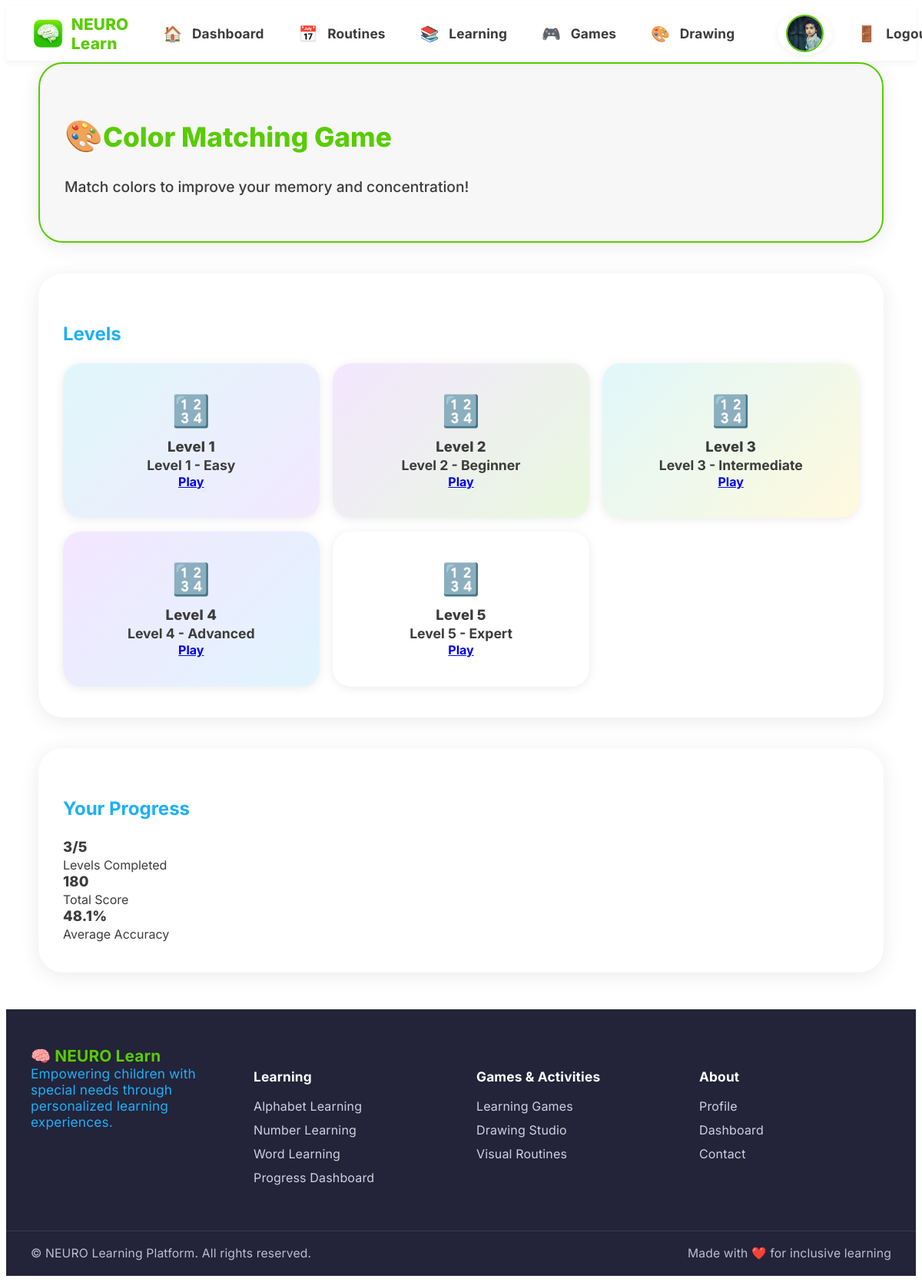
/games/color-matching/ (signed in), run on the app's committed database.
### apps/users/models.py (models this page shows, shortened)
class CustomUser(AbstractUser):
    class UserRole(models.TextChoices):
        PARENT = 'parent', _('Parent')
        THERAPIST = 'therapist', _('Therapist')
        TEACHER = 'teacher', _('Teacher')
        CHILD = 'child', _('Child')
    email = models.EmailField(_('email address'), unique=True)
    role = models.CharField(
        max_length=20,
        choices=UserRole.choices,
        default=UserRole.PARENT,
        help_text=_('User role in the system')
    )
    username = models.CharField(max_length=150, unique=True, blank=True, null=True)
    phone_number = models.CharField(max_length=15, blank=True, null=True)
    date_of_birth = models.DateField(blank=True, null=True)
    profile_picture = models.ImageField(upload_to='profile_pics/', blank=True, null=True)
    USERNAME_FIELD = 'email'
    REQUIRED_FIELDS = ['username', 'role']
    class Meta:
        verbose_name = _('user')
        verbose_name_plural = _('users')

### apps/games/models.py (models this page shows, shortened)
class ColorMatchingGame(models.Model):
    level = models.IntegerField(unique=True)
    name = models.CharField(max_length=100)
    description = models.TextField()
    time_limit = models.IntegerField(help_text="Time limit in seconds")
    points_per_match = models.IntegerField(default=10)
    required_matches = models.IntegerField(help_text="Number of matches required to complete level")
    is_active = models.BooleanField(default=True)
    created_at = models.DateTimeField(auto_now_add=True)
    updated_at = models.DateTimeField(auto_now=True)
    class Meta:
        ordering = ['level']

class GameProgress(models.Model):
    child = models.ForeignKey(User, on_delete=models.CASCADE, related_name='game_progress')
    game = models.ForeignKey(Game, on_delete=models.CASCADE, related_name='progress')
    highest_level_completed = models.IntegerField(default=0)
    total_score = models.IntegerField(default=0)
    total_sessions = models.IntegerField(default=0)
    average_accuracy = models.FloatField(default=0.0)
    last_played = models.DateTimeField(null=True, blank=True)
    updated_at = models.DateTimeField(auto_now=True)
    class Meta:
        unique_together = ['child', 'game']
        ordering = ['-updated_at']

### apps/games/views.py (the view)
# urls.py: path('color-matching/', views.color_matching_levels, name='color_matching_levels'),
@login_required
def color_matching_levels(request):
    game = get_object_or_404(Game, name__icontains='color matching')
    levels = ColorMatchingGame.objects.filter(is_active=True).order_by('level')
    progress, created = GameProgress.objects.get_or_create(
        child=request.user,
        game=game,
        defaults={'highest_level_completed': 0}
    )
    context = {
        'game': game,
        'levels': levels,
        'progress': progress,
    }
    return render(request, 'games/color_matching_levels.html', context)

### templates/games/color_matching_levels.html (shortened to what this page needs)
{% extends 'base.html' %}
{% load static %}
{% block content %}
<div class="duo-dashboard-container mx-auto py-5">
    <div class="duo-card welcome-card text-center shadow-sm mb-4">
        <h2 class="duo-title mb-2">
            <span class="me-2" style="font-size:2.5rem;">🎨</span>Color Matching Game
        </h2>
        <p class="duo-lead">Match colors to improve your memory and concentration!</p>
    </div>
    <div class="duo-card shadow-sm p-4">
        <h3 class="duo-section-title mb-4 text-center">Levels</h3>
        <div class="duo-dashboard-grid">
            {% for level in levels %}
            {% cycle 'duo-blue-bg' 'duo-green-bg' 'duo-purple-bg' 'duo-yellow-bg' as level_bg silent %}
            <div class="duo-module-card {{ level_bg }} text-center d-flex flex-column align-items-center justify-content-center" style="background: {% cycle 'linear-gradient(135deg,#e0f7fa,#a259ff22)' 'linear-gradient(135deg,#f3e7ff,#58cc0222)' 'linear-gradient(135deg,#e0f7fa,#ffd60022)' 'linear-gradient(135deg,#f3e7ff,#1cb0f622)' silent %};">
                <span class="duo-icon mb-2">🔢</span>
                <span class="duo-module-title">Level {{ level.level }}</span>
                <div class="mt-2 text-white-50 small">{{ level.name }}</div>
                <div class="mt-2">
                    <a href="{% url 'games:color_matching_game' level.level %}" class="btn btn-light btn-sm mt-2">Play</a>
                </div>
            </div>
            {% empty %}
            <div class="text-center w-100 text-muted">No levels available yet.</div>
            {% endfor %}
        </div>
    </div>
    <div class="duo-card shadow-sm p-4 mb-4">
        <h3 class="duo-section-title mb-3 text-center">Your Progress</h3>
        <div class="row text-center mb-3">
            <div class="col-md-4 mb-2">
                <div class="duo-module-title">{{ progress.highest_level_completed }}/{{ levels.count }}</div>
                <div class="text-muted">Levels Completed</div>
            </div>
            <div class="col-md-4 mb-2">
                <div class="duo-module-title">{{ progress.total_score }}</div>
                <div class="text-muted">Total Score</div>
            </div>
            <div class="col-md-4 mb-2">
                <div class="duo-module-title">{{ progress.average_accuracy|floatformat:1 }}%</div>
                <div class="text-muted">Average Accuracy</div>
            </div>
        </div>
    </div>
</div>
{% endblock %}

### templates/base.html (shortened to what this page needs)
<!DOCTYPE html>
<html lang="en">
<head>
    {% load static %}
    <link rel="stylesheet" href="/static/css/child_dashboard_duolingo.css">
    <link rel="stylesheet" href="/static/css/duo_header_footer.css">
</head>
<body>
    <header class="duo-header">
        <div class="container-fluid d-flex align-items-center justify-content-between py-2">
            <div class="d-flex align-items-center">
                <a href="/dashboard/" class="duo-logo-link">
                    <img src="{% static 'img/green_brain_icon.png' %}" alt="NEURO Learn Logo" class="duo-logo" style="width:2.8rem; height:2.8rem; object-fit:contain; vertical-align:middle;">
                    <span class="duo-brand">NEURO Learn</span>
                </a>
            </div>
            <nav class="duo-nav d-flex align-items-center">
                <a href="/dashboard/" class="duo-nav-link" title="Dashboard"><span class="duo-nav-icon">🏠</span><span class="duo-nav-label">Dashboard</span></a>
                <a href="/routines/" class="duo-nav-link" title="My Routines"><span class="duo-nav-icon">📅</span><span class="duo-nav-label">Routines</span></a>
                <a href="/learning/" class="duo-nav-link" title="Learning"><span class="duo-nav-icon">📚</span><span class="duo-nav-label">Learning</span></a>
                <a href="/games/" class="duo-nav-link" title="Games"><span class="duo-nav-icon">🎮</span><span class="duo-nav-label">Games</span></a>
                <a href="/drawing/" class="duo-nav-link" title="Drawing"><span class="duo-nav-icon">🎨</span><span class="duo-nav-label">Drawing</span></a>
                <a href="/profile/" class="duo-nav-link duo-avatar-link ms-3" title="Profile">
                    {% if user.profile_picture %}
                        <img src="{{ user.profile_picture.url }}" alt="Profile" class="duo-avatar-img" style="background: none; box-shadow: none;">
                    {% else %}
                        <span class="duo-avatar">{{ user.first_name|default:user.username|first|upper }}</span>
                    {% endif %}
                </a>
                <a href="/logout/" class="duo-nav-link ms-3" title="Logout">
                    <span class="duo-nav-icon">🚪</span>
                    <span class="duo-nav-label">Logout</span>
                </a>
            </nav>
        </div>
    </header>
    <main>
        {% block content %}{% endblock %}
    </main>
    <footer class="duo-footer mt-5">
        <div class="duo-footer-main">
            <div class="duo-footer-col">
                <div class="duo-footer-logo">🧠 NEURO Learn</div>
                <div class="duo-footer-slogan">Empowering children with special needs through personalized learning experiences.</div>
            </div>
            <div class="duo-footer-col">
                <h5>Learning</h5>
                <ul class="duo-footer-links">
                    <li><a href="/learning/alphabet/">Alphabet Learning</a></li>
                    <li><a href="/learning/numbers/">Number Learning</a></li>
                    <li><a href="/learning/words/">Word Learning</a></li>
                    <li><a href="/learning/progress/">Progress Dashboard</a></li>
                </ul>
            </div>
            <div class="duo-footer-col">
                <h5>Games & Activities</h5>
                <ul class="duo-footer-links">
                    <li><a href="/games/">Learning Games</a></li>
                    <li><a href="/drawing/">Drawing Studio</a></li>
                    <li><a href="/routines/">Visual Routines</a></li>
                </ul>
            </div>
            <div class="duo-footer-col">
                <h5>About</h5>
                <ul class="duo-footer-links">
                    <li><a href="/profile/">Profile</a></li>
                    <li><a href="/dashboard/">Dashboard</a></li>
                    <li><a href="#">Contact</a></li>
                </ul>
            </div>
        </div>
        <div class="duo-footer-bottom">
            <span>© {{ now|date:'Y' }} NEURO Learning Platform. All rights reserved.</span>
            <span>Made with ❤️ for inclusive learning</span>
        </div>
    </footer>
</body>
</html>

### static/css/child_dashboard_duolingo.css (style rules this page uses)
body, .child-dashboard-duo { background: #fff !important; color: #3C3C3C; font-family: 'Nunito', 'Segoe UI', Arial, sans-serif; min-height: 100vh; }
.duo-dashboard-container { max-width: 1100px; margin: 0 auto; padding: 0 2rem; }
.duo-dashboard-grid { display: grid; grid-template-columns: repeat(3, 1fr); gap: 2.2rem; margin-top: 1.5rem; }
.duo-card { background: #fff; border-radius: 2rem; box-shadow: 0 4px 24px rgba(60,60,60,0.10); padding: 2.5rem 2rem; margin-bottom: 2.5rem; }
.welcome-card { background: #F7F7F7; border: 2px solid #58CC02; }
.duo-title { font-size: 2.2rem; font-weight: 800; color: #58CC02; }
.duo-lead { font-size: 1.2rem; color: #3C3C3C; font-weight: 500; }
.duo-section-title { font-size: 1.5rem; font-weight: 700; color: #1CB0F6; margin-bottom: 1.5rem; }
.duo-module-card { border-radius: 1.5rem; font-size: 1.1rem; font-weight: 700; box-shadow: 0 2px 12px rgba(60,60,60,0.10); transition: transform 0.18s, box-shadow 0.18s, background 0.18s; border: none; min-height: 160px; min-width: 0; padding: 2rem 1.2rem; display: flex; flex-direction: column; align-items: center; justify-content: center; text-align: center; margin-bottom: 0; background: #fff; }
.duo-icon { font-size: 2.5rem; margin-bottom: 0.7rem; }
.duo-module-title { font-size: 1.15rem; font-weight: 800; letter-spacing: 0.01em; margin-bottom: 0.2rem; }
.btn, .btn-sm { border-radius: 1.2rem !important; font-weight: 700; font-size: 1rem; padding: 0.4rem 1.2rem; margin-top: 0.2rem; }

### static/css/duo_header_footer.css (style rules this page uses)
body, .child-dashboard-duo { font-family: 'Inter', 'Nunito', 'Segoe UI', Arial, sans-serif; }
.duo-header { background: #fff; border-bottom: 2px solid #F7F7F7; box-shadow: 0 2px 8px rgba(60,60,60,0.04); position: sticky; top: 0; z-index: 100; width: 100%; min-height: 54px; }
.duo-header .container-fluid { display: flex; align-items: center; justify-content: space-between; flex-wrap: nowrap; padding: 0.5rem 2rem; }
.duo-logo-link { display: flex; align-items: center; text-decoration: none; margin-right: 2rem; }
.duo-logo { font-size: 2.1rem; margin-right: 0.5rem; color: #58CC02; }
.duo-brand { font-size: 1.3rem; font-weight: 800; color: #58CC02; letter-spacing: 0.01em; }
.duo-nav { display: flex; flex-direction: row; align-items: center; gap: 1.2rem; flex: 1 1 auto; }
.duo-nav-link { display: flex; align-items: center; justify-content: center; background: transparent; border-radius: 1.2rem; padding: 0.32rem 0.8rem; font-size: 1.05rem; color: #3C3C3C; text-decoration: none; font-weight: 700; transition: background 0.15s, color 0.15s, box-shadow 0.15s; box-shadow: none; gap: 0.5rem; }
.duo-nav-icon { font-size: 1.25rem; margin-right: 0.3rem; }
.duo-nav-label { font-size: 1.08rem; font-weight: 700; letter-spacing: 0.01em; }
.duo-avatar-link { padding: 0.2rem 0.7rem; background: #fff !important; color: #fff !important; border-radius: 50%; font-size: 1.2rem; margin-left: 1.5rem; box-shadow: 0 2px 8px rgba(60,60,60,0.08); border: none; }
.duo-footer { background: #232339; color: #fff; border-top: none; font-size: 1rem; font-weight: 400; letter-spacing: 0.01em; margin-top: 3rem; box-shadow: none; padding: 0; }
.duo-footer-slogan { color: #1CB0F6; font-size: 1.08rem; margin-bottom: 1.2rem; }
.duo-footer-main { max-width: 1200px; margin: 0 auto; padding: 3rem 2rem 1.5rem 2rem; display: flex; flex-wrap: wrap; gap: 2.5rem; justify-content: space-between; }
.duo-footer-col { min-width: 180px; flex: 1 1 180px; margin-bottom: 1.5rem; }
.duo-footer-col h5 { color: #fff; font-size: 1.08rem; font-weight: 700; margin-bottom: 1.1rem; letter-spacing: 0.01em; }
.duo-footer-links { list-style: none; padding: 0; margin: 0; }
.duo-footer-links li { margin-bottom: 0.7rem; }
.duo-footer-links a { color: #d1d1e0; text-decoration: none; font-weight: 400; transition: color 0.15s; }
.duo-footer-bottom { border-top: 1px solid #39395a; padding: 1.2rem 2rem 1.2rem 2rem; display: flex; justify-content: space-between; align-items: center; font-size: 0.98rem; color: #bdbdd7; background: #232339; }
.duo-footer-logo { font-size: 1.3rem; font-weight: 700; color: #58CC02; display: flex; align-items: center; gap: 0.5rem; }
.duo-avatar-img { width: 2.8rem; height: 2.8rem; object-fit: cover; border-radius: 50%; border: 2px solid #58CC02; background: #fff; display: inline-block; }

### templates/games/color_matching_levels.html (style rules this page uses)
.duo-dashboard-grid { display: grid; grid-template-columns: repeat(3, 1fr); gap: 1.1rem; margin-top: 1.1rem; }
.duo-module-card { margin-bottom: 0; padding: 1.3rem 0.7rem; }

### data on the page
CustomUser: profile_picture (picture)
ColorMatchingGame: level "1", name "Level 1 - Easy"
ColorMatchingGame: level "2", name "Level 2 - Beginner"
ColorMatchingGame: level "3", name "Level 3 - Intermediate"
ColorMatchingGame: level "4", name "Level 4 - Advanced"
ColorMatchingGame: level "5", name "Level 5 - Expert"
GameProgress: highest_level_completed "3", total_score "180", average_accuracy "48.1"

### other printed values
{{ levels.count }} "5"
